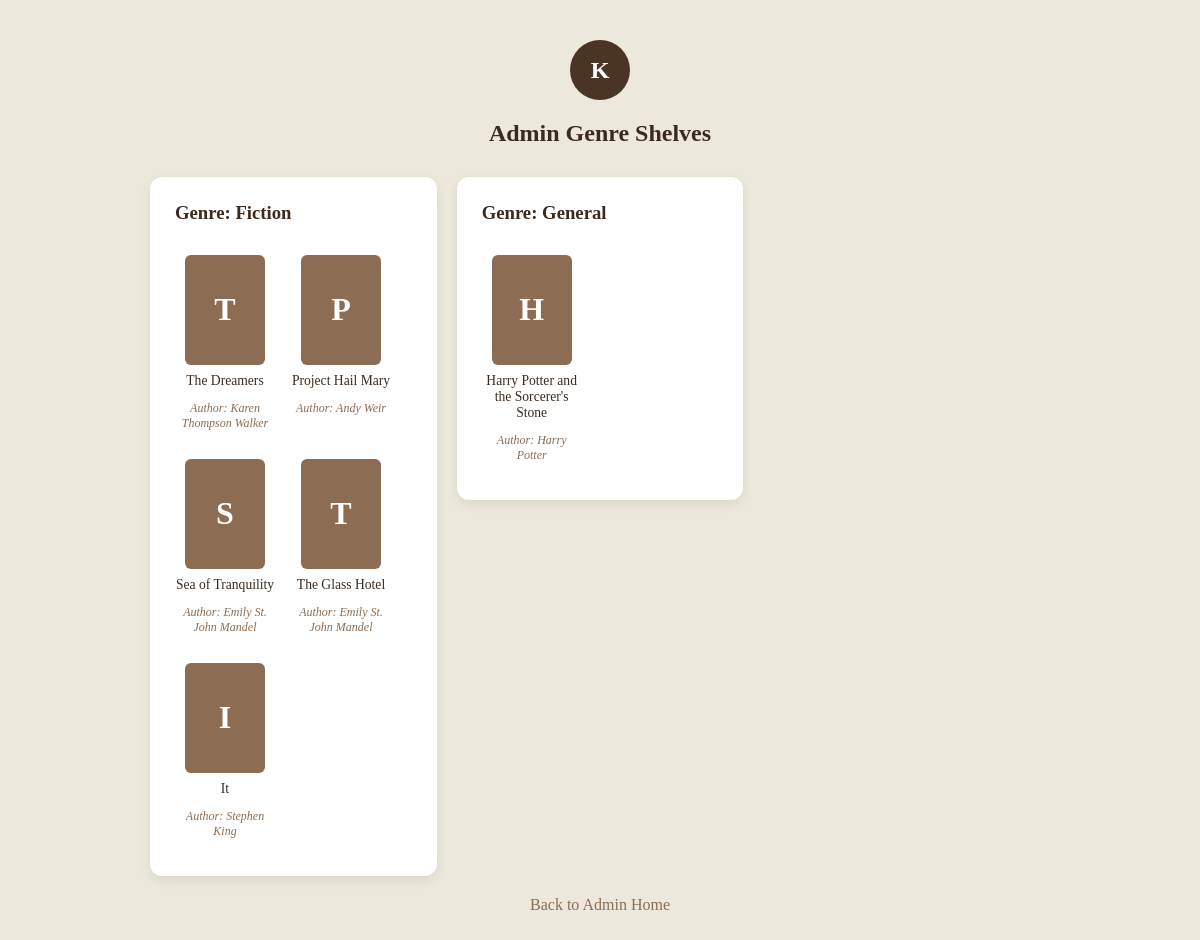
Screenshot of /catalog/admin/genre-shelves/ (signed in) with the database file from the repository.
### catalog/models.py (models this page shows, shortened)
class Book(models.Model):
    book_id = models.AutoField(primary_key=True)
    title = models.CharField(max_length=255)
    author = models.CharField(max_length=255)
    genre = models.CharField(max_length=100, blank=True, null=True)
    publisher = models.CharField(max_length=255, blank=True, null=True)
    year = models.IntegerField(blank=True, null=True)
    isbn = models.CharField(max_length=20, blank=True, null=True)
    story = models.TextField(blank=True, null=True)
    cover_image_url = models.URLField(blank=True, null=True)
    added_by = models.ForeignKey(User, on_delete=models.SET_NULL, null=True)
    created_at = models.DateTimeField(auto_now_add=True)

### catalog/views.py (the view)
# urls.py: path('admin/genre-shelves/', views.admin_genre_shelves, name='admin_genre_shelves'),
@staff_member_required(login_url='admin_login')
def admin_genre_shelves(request):
    genres = Book.objects.values_list('genre', flat=True).distinct()
    genre_shelves = []
    for genre in genres:
        if genre: #make sure genre is not empty
            books_in_genre = Book.objects.filter(genre=genre)
            genre_shelves.append({
                'genre_name': genre,
                'books': books_in_genre
            })
    context = {
        'genre_shelves': genre_shelves,
        'username': request.user.username,
    }
    return render(request, 'catalog/admin_genre_shelves.html', context)

### catalog/templates/catalog/admin_genre_shelves.html (shortened to what this page needs)
<!DOCTYPE html>
<html lang="en">
<head>
    {% load static %}
    <link rel="stylesheet" href="{% static 'catalog/shelves.css' %}">
</head>
<body class="shelves-background">
    <div class="shelves-header">
        <div class="avatar-circle">{{ username.0|upper }}</div>
        <h2>Admin Genre Shelves</h2>
    </div>
    <div class="shelves-list">
        {% for shelf in genre_shelves %}
            <div class="shelf-card">
                <div class="shelf-header">
                    <h3>Genre: {{ shelf.genre_name }}</h3>
                </div>
                {% if shelf.books %}
                    <div class="book-grid">
                        {% for book in shelf.books %}
                            <div class="book-item">
                                <div class="book-cover-placeholder">{{ book.title.0|upper }}</div>
                                <p class="book-title">{{ book.title }}</p>
                                <p class="book-status">Author: {{ book.author }}</p>
                            </div>
                        {% endfor %}
                    </div>
                {% else %}
                    <p class="empty-shelf">No books found under this genre.</p>
                {% endif %}
            </div>
        {% empty %}
            <p class="empty-shelf" style="text-align: center;">No genres available yet.</p>
        {% endfor %}
    </div>
    <a href="{% url 'admin_home' %}" class="back-link">Back to Admin Home</a>
</body>
</html>

### catalog/static/catalog/shelves.css (style rules this page uses)
body.shelves-background { margin: 0; min-height: 100vh; padding: 40px 20px; font-family: 'Georgia', serif; background-color: #ede8dc; color: #3b2b1e; }
.shelves-header { text-align: center; margin-bottom: 30px; }
.avatar-circle { width: 60px; height: 60px; border-radius: 50%; background: #4a3525; color: white; font-size: 1.5rem; font-weight: bold; display: flex; align-items: center; justify-content: center; margin: 0 auto 10px; }
.shelves-list { max-width: 900px; margin: 0 auto; display: grid; grid-template-columns: repeat(auto-fill,minmax(220px, 1fr)); gap: 20px; align-items:start; }
.shelf-card { background: white; border-radius: 12px; padding: 25px; margin-bottom: 0; box-shadow: 0 4px 12px rgba(0,0,0,0.08); }
.shelf-card h3 { margin-top: 0; color: #3b2b1e; }
.shelf-header { display: flex; justify-content: space-between; align-items: center; margin-bottom: 12px; }
.book-grid { display: flex; flex-wrap: wrap; gap: 16px; }
.book-item { width: 100px; text-align: center; }
.book-cover-placeholder { width: 80px; height: 110px; background: #8c6d53; color: white; font-size: 2rem; font-weight: bold; display: flex; align-items: center; justify-content: center; border-radius: 6px; margin: 0 auto 8px; }
.book-title { font-size: 0.85rem; margin: 0; }
.book-status { font-size: 0.75rem; color: #8c6d53; font-style: italic; }
.back-link { display: block; text-align: center; margin-top: 20px; color: #8c6d53; text-decoration: none; }

### rows the page displays
Book: title.0 "T", title "The Dreamers", author "Karen Thompson Walker"
Book: title.0 "P", title "Project Hail Mary", author "Andy Weir"
Book: title.0 "S", title "Sea of Tranquility", author "Emily St. John Mandel"
Book: title.0 "T", title "The Glass Hotel", author "Emily St. John Mandel"
Book: title.0 "I", title "It", author "Stephen King"
Book: title.0 "H", title "Harry Potter and the Sorcerer's Stone", author "Harry Potter"

### other values shown
{{ username.0|upper }} "K"
{{ shelf.genre_name }} "Fiction" "General"
